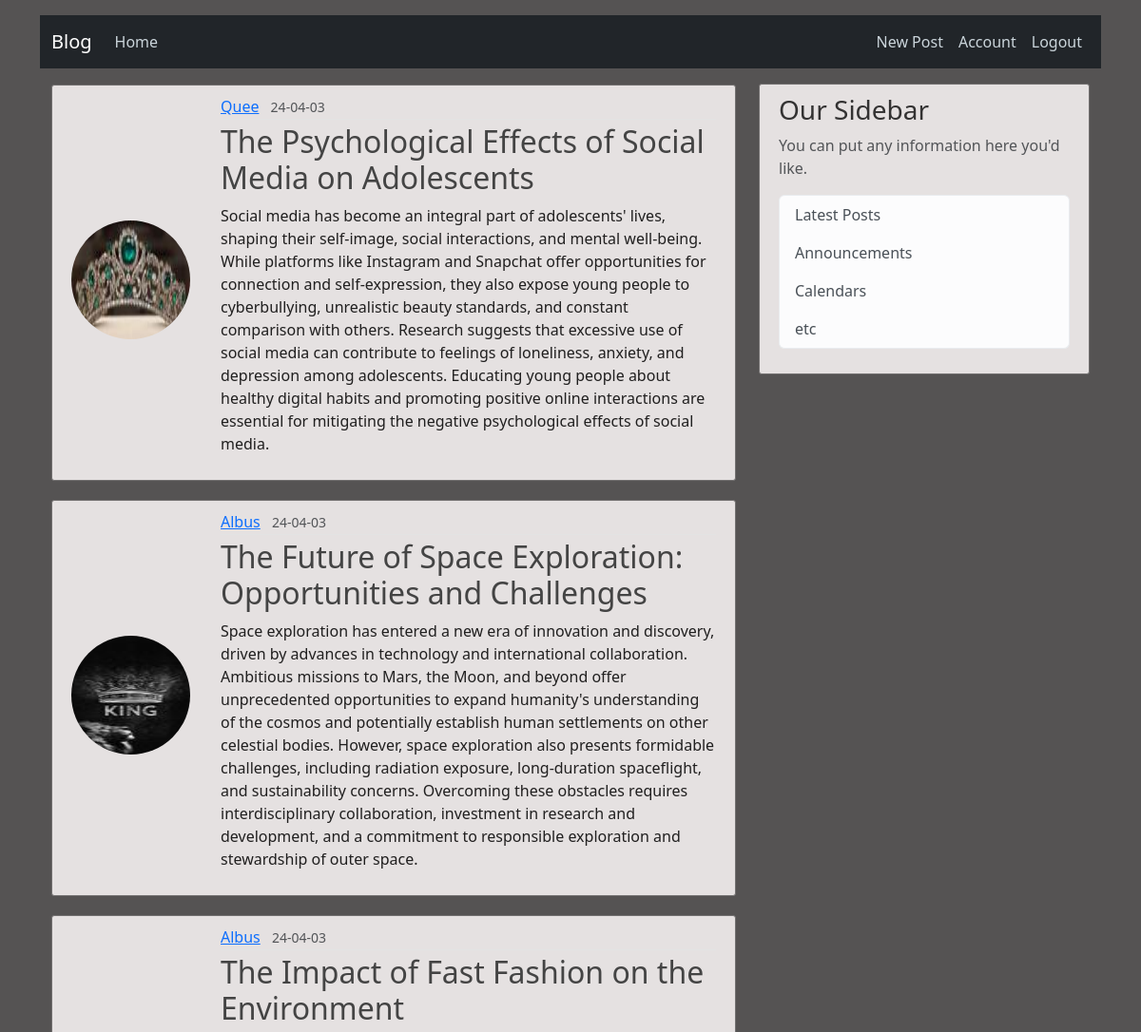
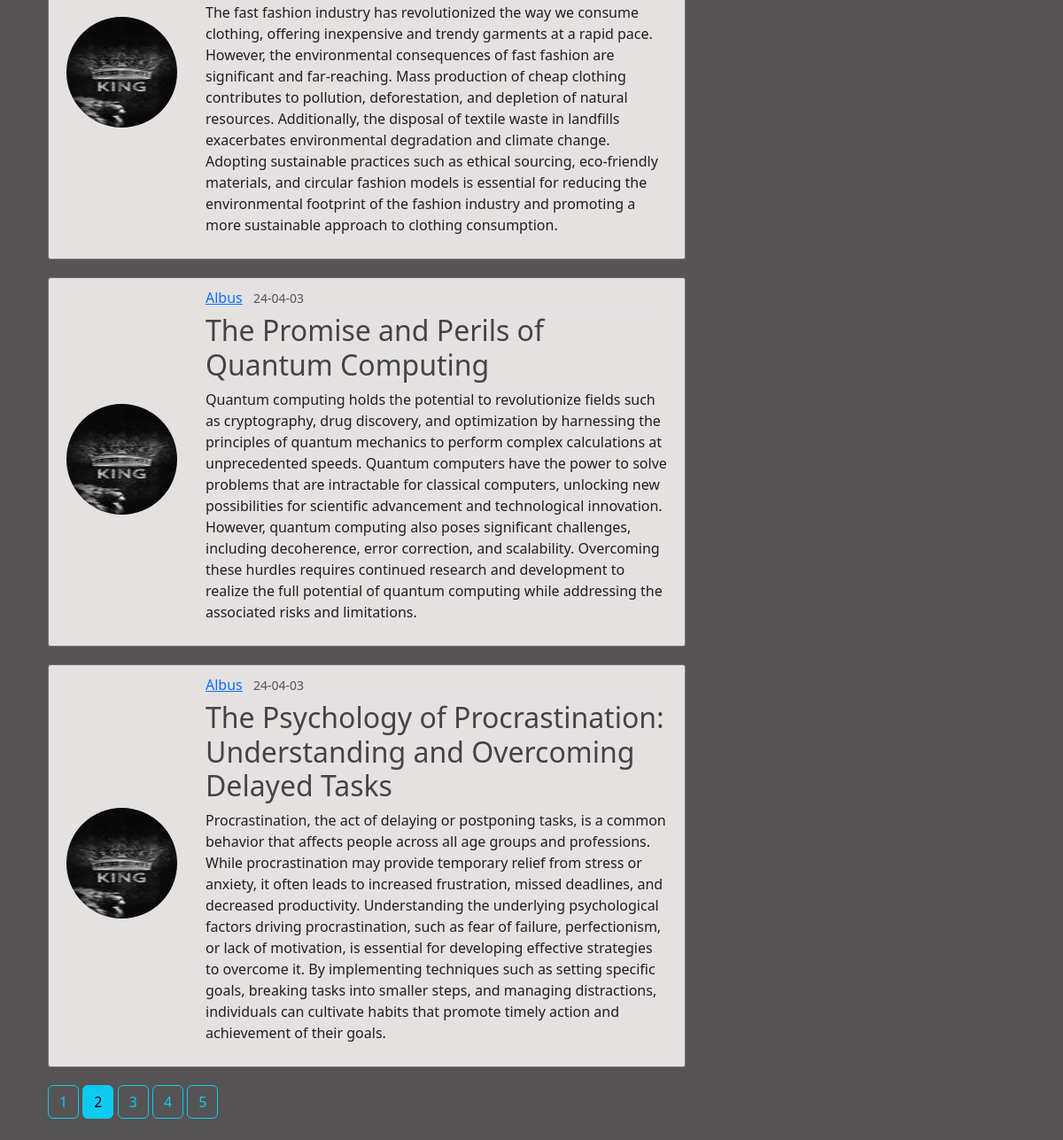
Page /home?page=2 (signed in) on the committed database (2 pictures, top to bottom).
### blog/models.py (models this page shows, shortened)
class Post(db.Model):
    id = db.Column(db.Integer, primary_key=True)
    title = db.Column(db.String(100), nullable=False)
    content = db.Column(db.Text(), nullable=False)
    date_posted = db.Column(db.DateTime(), nullable=False, default=datetime.now(utc))
    user_id = db.Column(db.Integer, db.ForeignKey('user.id'), nullable=False)

class User(db.Model, UserMixin):
    id = db.Column(db.Integer, primary_key=True)
    firstname = db.Column(db.String(20), unique=False, nullable=False)
    lastname = db.Column(db.String(20), unique=False, nullable=False)
    email = db.Column(db.String(20), unique=True, nullable=False)
    username = db.Column(db.String(20), unique=True, nullable=False)
    image_file = db.Column(db.String(20), nullable=False, default='default.jpg')
    password = db.Column(db.String(20), nullable=False)
    address= db.Column(db.String(20), nullable=False)
    posts = db.relationship('Post', backref='author', lazy=True)

### blog/routes.py (the view)
@app.route('/')
@app.route('/home')
def home():
    page = request.args.get('page', 1, type=int)
    posts = Post.query.order_by(Post.date_posted.desc()).paginate(page=page, per_page=5)
    return render_template('home.html', posts=posts)

### blog/models.py (called while the page is built)
@login_manager.user_loader
def load_user(user_id):
    return User.query.get(int(user_id))

### blog/templates/home.html
{% extends 'main.html' %}
{% block content %}
    {% for post in posts.items %}
        <article class="media content-section">
            <div class="sticky-header__user-container">
                <div class="sticky-header__avtar">
                    <img class="rounded-circle account-img" src="{{ url_for('static', filename='profile_pics/' + post.author.image_file) }}">
                </div>
          <div class="media-body">
            <div class="article-metadata">
              <a class="mr-2" href="#">{{ post.author.username }}</a>
              <small class="text-muted">{{ post.date_posted.strftime('%y-%m-%d') }}</small>
            </div>
            <h2><a class="article-title" href="{{ url_for('post', post_id=post.id) }}">{{ post.title }}</a></h2>
            <p class="article-content">{{ post.content }}</p>
          </div>
        </div>
        </article>
    {% endfor %}
    {% for page_num in posts.iter_pages(left_edge=1, right_edge=1, left_current=1, right_current=2) %}
    {% if page_num %}
      {% if posts.page == page_num %}
        <a class="btn btn-info mb-4" href="{{ url_for('home', page=page_num) }}">{{ page_num }}</a>
      {% else %}
        <a class="btn btn-outline-info mb-4" href="{{ url_for('home', page=page_num) }}">{{ page_num }}</a>
      {% endif %}
    {% else %}
      ...
    {% endif %}
  {% endfor %}
{% endblock content %}

### blog/static/main.css (style rules this page uses)
body { background: hsl(0, 1%, 33%); color: #201f1f; margin-top: 1rem; }
h1, h2, h3, h4, h5, h6 { color: #333232; }
.content-section { background-color: hsl(0, 7%, 89%); padding: 10px 20px; border: 1px solid #727070; border-radius: 3px; margin-top: 17px; margin-bottom: 20px; }
.article-title { text-decoration: none; color: #444444; }
.article-content { white-space: pre-line; }
.article-metadata { padding-bottom: 1px; margin-bottom: 4px; border-bottom: 1px solid #e3e3e3 }
.account-img { height: 125px; width: 125px; margin-top: 10px; margin-right: 20px; margin-bottom: 16px; }
.sticky-header__user-container { display: -ms-flexbox; display: flex; -ms-flex-align: center; align-items: center; gap: 12px; }

### rows in the picture
Post: image_file (picture), author.username "Quee", date_posted "24-04-03", title "The Psychological Effects of Social Media on Adolescents", content "Social media has become an integral part of adolescents' lives, shaping their self-image, social interactions, and mental well-being. While platforms like Instagram and Snapchat offer opportunities for connection and self-expression, they also expose young people to cyberbullying, unrealistic beauty standards, and constant comparison with others. Research suggests that excessive use of social media can contribute to feelings of loneliness, anxiety, and depression among adolescents. Educating young people about healthy digital habits and promoting positive online interactions are essential for mitigating the negative psychological effects of social media."
Post: image_file (picture), author.username "Albus", date_posted "24-04-03", title "The Future of Space Exploration: Opportunities and Challenges", content "Space exploration has entered a new era of innovation and discovery, driven by advances in technology and international collaboration. Ambitious missions to Mars, the Moon, and beyond offer unprecedented opportunities to expand humanity's understanding of the cosmos and potentially establish human settlements on other celestial bodies. However, space exploration also presents formidable challenges, including radiation exposure, long-duration spaceflight, and sustainability concerns. Overcoming these obstacles requires interdisciplinary collaboration, investment in research and development, and a commitment to responsible exploration and stewardship of outer space."
Post: image_file (picture), author.username "Albus", date_posted "24-04-03", title "The Impact of Fast Fashion on the Environment", content "The fast fashion industry has revolutionized the way we consume clothing, offering inexpensive and trendy garments at a rapid pace. However, the environmental consequences of fast fashion are significant and far-reaching. Mass production of cheap clothing contributes to pollution, deforestation, and depletion of natural resources. Additionally, the disposal of textile waste in landfills exacerbates environmental degradation and climate change. Adopting sustainable practices such as ethical sourcing, eco-friendly materials, and circular fashion models is essential for reducing the environmental footprint of the fashion industry and promoting a more sustainable approach to clothing…"
Post: image_file (picture), author.username "Albus", date_posted "24-04-03", title "The Promise and Perils of Quantum Computing", content "Quantum computing holds the potential to revolutionize fields such as cryptography, drug discovery, and optimization by harnessing the principles of quantum mechanics to perform complex calculations at unprecedented speeds. Quantum computers have the power to solve problems that are intractable for classical computers, unlocking new possibilities for scientific advancement and technological innovation. However, quantum computing also poses significant challenges, including decoherence, error correction, and scalability. Overcoming these hurdles requires continued research and development to realize the full potential of quantum computing while addressing the associated risks and limitations."
Post: image_file (picture), author.username "Albus", date_posted "24-04-03", title "The Psychology of Procrastination: Understanding and Overcoming Delayed Tasks", content "Procrastination, the act of delaying or postponing tasks, is a common behavior that affects people across all age groups and professions. While procrastination may provide temporary relief from stress or anxiety, it often leads to increased frustration, missed deadlines, and decreased productivity. Understanding the underlying psychological factors driving procrastination, such as fear of failure, perfectionism, or lack of motivation, is essential for developing effective strategies to overcome it. By implementing techniques such as setting specific goals, breaking tasks into smaller steps, and managing distractions, individuals can cultivate habits that promote timely action and…"

### other values in the picture
{{ page_num }} "1" "3" "4" "5"
{{ page_num }} "2"
